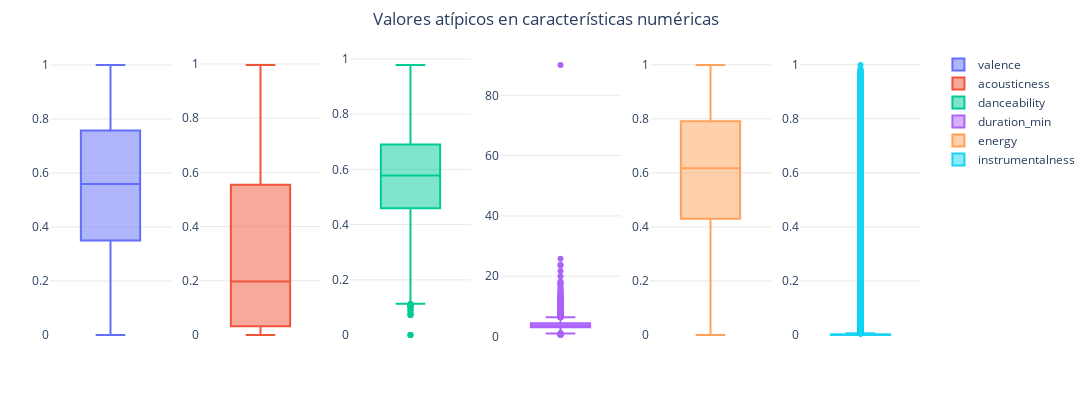

Notebook code for this chart:
### Code cell
# Detección de valores atípicos
num_cols = [
    'valence', 'acousticness', 'danceability', 
    'duration_min', 'energy', 'instrumentalness'
]

colors = px.colors.qualitative.Plotly

rows, cols = 1, 6
fig = make_subplots(rows=rows, cols=cols)

for i, col in enumerate(num_cols):
    r = (i // cols) + 1
    c = (i % cols) + 1
    fig.add_trace(
        go.Box(
            y=df[col],
            marker_color=colors[i % len(colors)],
            showlegend=True,
            name=col
        ),
        row=r, col=c
    )

fig.update_layout(title='Valores atípicos en características numéricas')
fig = boxplot_style(fig, n_cols=cols, width=1100)
fig.show()

### Figure 1 — Plotly figure (JSON) as saved in the notebook; plotly's stock layout.template omitted (floating-point values rounded to 4 significant figures; data arrays with more than 128 entries replaced by an {"elided": "..."} marker saying what was removed)
{"data": [{"marker": {"color": "#636EFA"}, "name": "valence", "showlegend": true, "type": "box", "xaxis": "x", "y": {"elided": "20231 float values"}, "yaxis": "y"}, {"marker": {"color": "#EF553B"}, "name": "acousticness", "showlegend": true, "type": "box", "xaxis": "x2", "y": {"elided": "20231 float values"}, "yaxis": "y2"}, {"marker": {"color": "#00CC96"}, "name": "danceability", "showlegend": true, "type": "box", "xaxis": "x3", "y": {"elided": "20231 float values"}, "yaxis": "y3"}, {"marker": {"color": "#AB63FA"}, "name": "duration_min", "showlegend": true, "type": "box", "xaxis": "x4", "y": {"elided": "20231 float values"}, "yaxis": "y4"}, {"marker": {"color": "#FFA15A"}, "name": "energy", "showlegend": true, "type": "box", "xaxis": "x5", "y": {"elided": "20231 float values"}, "yaxis": "y5"}, {"marker": {"color": "#19D3F3"}, "name": "instrumentalness", "showlegend": true, "type": "box", "xaxis": "x6", "y": {"elided": "20231 float values"}, "yaxis": "y6"}], "layout": {"height": 400, "margin": {"b": 50, "l": 50, "r": 50, "t": 50}, "paper_bgcolor": "rgba(0,0,0,0)", "plot_bgcolor": "rgba(0,0,0,0)", "title": {"text": "Valores atípicos en características numéricas", "x": 0.5}, "width": 1100, "xaxis": {"anchor": "y", "domain": [0, 0.1389], "showticklabels": false}, "xaxis2": {"anchor": "y2", "domain": [0.1722, 0.3111], "showticklabels": false}, "xaxis3": {"anchor": "y3", "domain": [0.3444, 0.4833], "showticklabels": false}, "xaxis4": {"anchor": "y4", "domain": [0.5167, 0.6556], "showticklabels": false}, "xaxis5": {"anchor": "y5", "domain": [0.6889, 0.8278], "showticklabels": false}, "xaxis6": {"anchor": "y6", "domain": [0.8611, 1], "showticklabels": false}, "yaxis": {"anchor": "x", "domain": [0, 1], "gridcolor": "lightgrey", "gridwidth": 0.5, "showgrid": true, "showticklabels": true}, "yaxis2": {"anchor": "x2", "domain": [0, 1], "gridcolor": "lightgrey", "gridwidth": 0.5, "showgrid": true, "showticklabels": true}, "yaxis3": {"anchor": "x3", "domain": [0, 1], "gridcolor": "lightgrey", "gridwidth": 0.5, "showgrid": true, "showticklabels": true}, "yaxis4": {"anchor": "x4", "domain": [0, 1], "gridcolor": "lightgrey", "gridwidth": 0.5, "showgrid": true, "showticklabels": true}, "yaxis5": {"anchor": "x5", "domain": [0, 1], "gridcolor": "lightgrey", "gridwidth": 0.5, "showgrid": true, "showticklabels": true}, "yaxis6": {"anchor": "x6", "domain": [0, 1], "gridcolor": "lightgrey", "gridwidth": 0.5, "showgrid": true, "showticklabels": true}}}
